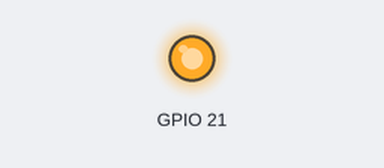
A program run on a simulated Raspberry Pi (BCM pin numbers). Parts: output pins drawn as LEDs (lit = HIGH). At 0.0 s the program stops and its outputs stay as they are.

Above: at 0.1 s.
Timing chart, 0 to 1.5 s (numbered marks = the images above):
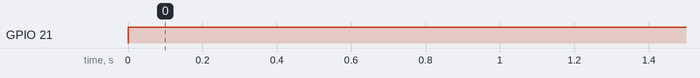

The program:

led.py
```python
import RPi.GPIO as GPIO # Importar libreria de GPIO
import time

GPIO.setmode(GPIO.BCM)

GPIO.setup(21,GPIO.OUT)
GPIO.output(21,True)

#for i in range (0,10):

#	GPIO.output(21,GPIO.HIGH)
#	time.sleep(0.5)
#	GPIO.output(21,GPIO.LOW)
#	time.sleep(0.5)

# GPIO.cleanup()
```

Measured:
- by itself, GPIO 21: LOW → HIGH at 0.00 s
